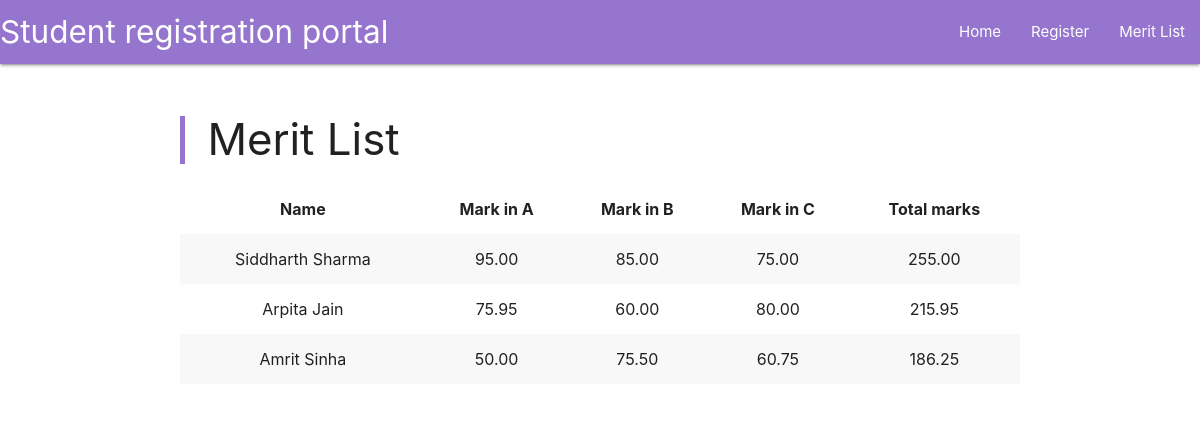
The page /merit_list/ on the database its author committed.
### main/models.py (models this page shows, shortened)
class student(models.Model):
    student_First_Name=models.TextField(validators=[checkForDigits])
    student_Last_Name=models.TextField(validators=[checkForDigits])
    student_email=models.TextField(null=True,
                                blank=True)
    student_mobile_number=models.CharField(max_length=10,
                                validators=[checkForAlpha],
                                null=True,
                                blank=True)
    student_DOB=models.DateField("Enter Date of Birth of Student in DD-MM-YYYY format",
                                default=datetime.now,
                                validators=[no_Future_Dob,
                                    least_DOB_check,
                                    max_DOB_check],
                                help_text="Use the button on the right or the arrow keys to edit the date")
    student_timeofreg=models.DateTimeField(default=datetime.now)
    student_img=models.ImageField("Upload an image of the student",
                                blank=True,upload_to="images/",
                                default='default/blank_user.png')
    student_marks_A=models.DecimalField(max_digits=5,
                                        decimal_places=2,
                                        validators=[MaxValueValidator(100.00),
                                        MinValueValidator(0.00)],
                                        default=0.00)
    student_marks_B=models.DecimalField(max_digits=5,
                                        decimal_places=2,
                                        validators=[MaxValueValidator(100.00),
                                        MinValueValidator(0.00)],
                                        default=0.00)
    student_marks_C=models.DecimalField(max_digits=5,
                                        decimal_places=2,
                                        validators=[MaxValueValidator(100.00),
                                        MinValueValidator(0.00)],
                                        default=0.00)
    guardian_First_Name=models.TextField(validators=[checkForDigits])
    guardian_Last_Name=models.TextField(validators=[checkForDigits])
    guardian_email=models.TextField()
    guardian_mobile_number=models.CharField(max_length=10,
                                validators=[checkForAlpha])

### main/views.py (the view)
# urls.py: path("merit_list/",views.merit_list,name="merit_list"),
def merit_list(request):
    students=student.objects.all()
    merit_dict={}
    marka_dict={}
    markb_dict={}
    markc_dict={}
    for stu in students:
        stu_mark=stu.student_marks_A + stu.student_marks_B + stu.student_marks_C
        student_name=stu.student_First_Name +" "+ stu.student_Last_Name
        merit_dict[student_name]=stu_mark
        marka_dict[student_name]=stu.student_marks_A
        markb_dict[student_name]=stu.student_marks_B
        markc_dict[student_name]=stu.student_marks_C
    merit_list=[(x,y,marka_dict[x],markb_dict[x],markc_dict[x]) for (x,y) in sorted(merit_dict.items(), key=lambda x: x[1],reverse=True)]
    return render(request,
    template_name='main/merit_list.html',
    context={'meritlist':merit_list})

### main/templates/main/merit_list.html
{% extends 'main/header.html' %}
{% block content %}
<div class="row">
    <blockquote>
        <h3>Merit List</h3>
    </blockquote>
    <table class="striped centered responsive-table">
        <thead>
            <tr>
                <th>Name</th>
                <th>Mark in A</th>
                <th>Mark in B</th>
                <th>Mark in C</th>
                <th>Total marks</th>
            </tr>
        </thead>
        <tbody>
            {% for name, tmarks, marka, markb, markc in meritlist %}
            <tr>
                <td>{{ name }}</td>
                <td>{{ marka }}</td>
                <td>{{ markb }}</td>
                <td>{{ markc }}</td>
                <td>{{ tmarks }}</td>
            </tr>
            {% endfor %}
        </tbody>
    </table>
    <br>
</div>
{% endblock %}

### rows shown on the page
student: meritlist "95.00", meritlist "85.00", meritlist "75.00"
student: meritlist "75.95", meritlist "60.00", meritlist "80.00"
student: meritlist "50.00", meritlist "75.50", meritlist "60.75"

### other values the page prints
{{ name }} "Siddharth Sharma" "Arpita Jain" "Amrit Sinha"
{{ tmarks }} "255.00" "215.95" "186.25"
